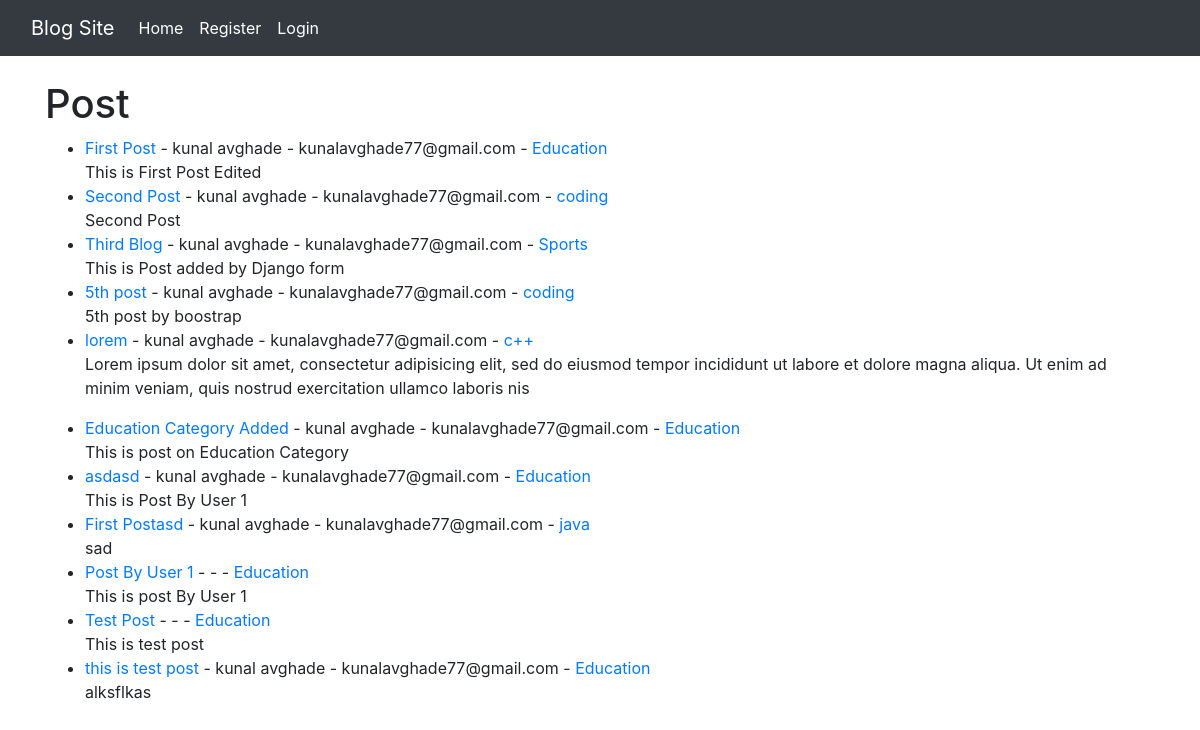
The page / on the database its author committed.
### blog/models.py (models this page shows, shortened)
class Post(models.Model):
	title = models.CharField(max_length=25)
	author = models.ForeignKey(User, on_delete=models.CASCADE)
	body = models.TextField()
	post_date = models.DateField(auto_now_add=True)
	catagory = models.CharField(max_length=255, default = "coding")

### blog/views.py (the view)
# urls.py: path('', HomeView.as_view(), name='home'),
class HomeView(ListView):
	model = Post
	template_name = 'home.html'

### blog/templates/home.html (shortened to what this page needs)
{% extends 'base.html' %}
{% block content %}
<h1> Post </h1>
<ul>
{% for p in object_list %}
	<li> <a href="{% url 'article_details' p.pk %}">{{p.title}}</a> - {{p.author.first_name}} {{p.author.last_name}} - {{p.author.email}} - <a href="{% url 'catagory' p.catagory %}">{{ p.catagory }}</a>
		<br> {{p.body | slice:"0:200" | safe}}
	</li>
{% endfor %}
</ul>
{% endblock %}

### blog/templates/base.html (shortened to what this page needs)
<!doctype html>
<html lang="en">
<head>
    <link rel="stylesheet" href="https://cdn.jsdelivr.net/npm/bootstrap@4.3.1/dist/css/bootstrap.min.css">
</head>
<body>
    <nav class="navbar navbar-expand-lg navbar-dark bg-dark">
        <div class="container-fluid">
            <a class="navbar-brand" href="#">Blog Site</a>
            <div class="collapse navbar-collapse" id="navbarSupportedContent">
                <ul class="navbar-nav me-auto mb-2 mb-lg-0">
                    <li class="nav-item">
                        <a class="nav-link active" aria-current="page" href="{% url 'home' %}">Home</a>
                    </li>
                    {% if user.is_authenticated %}
                    <li class="nav-item">
                        <a class="nav-link active" aria-current="page" href="{% url 'add_post' %}">Add Post</a>
                    </li>
                    <li class="nav-item">
                        <a class="nav-link active" aria-current="page" href="{% url 'logout' %}"> Logout </a>
                    </li>
                    <li class="nav-item">
                        <a class="nav-link active" aria-current="page" href="{% url 'addcatagory' %}"> Add Catagory </a>
                    </li>
                    {% else %}
                    <li class="nav-item">
                        <a class="nav-link active" aria-current="page" href="{% url 'register' %}">Register</a>
                    </li>
                    <li class="nav-item">
                        <a class="nav-link active" aria-current="page" href="{% url 'login' %}"> Login </a>
                    </li>
                    {% endif %}
                </ul>
            </div>
        </div>
    </nav>
    <br>
    <div class="container">
        {% block content %} {% endblock %}
    </div>
</body>
</html>

### rows shown on the page
Post: title "First Post", author.first_name "kunal", author.last_name "avghade", author.email "kunalavghade77@gmail.com", catagory "Education", body "This is First Post Edited"
Post: title "Second Post", author.first_name "kunal", author.last_name "avghade", author.email "kunalavghade77@gmail.com", catagory "coding", body "Second Post"
Post: title "Third Blog", author.first_name "kunal", author.last_name "avghade", author.email "kunalavghade77@gmail.com", catagory "Sports", body "This is Post added by Django form"
Post: title "5th post", author.first_name "kunal", author.last_name "avghade", author.email "kunalavghade77@gmail.com", catagory "coding", body "5th post by boostrap"
Post: title "lorem", author.first_name "kunal", author.last_name "avghade", author.email "kunalavghade77@gmail.com", catagory "c++", body "Lorem ipsum dolor sit amet, consectetur adipisicing elit, sed do eiusmod tempor incididunt ut labore et dolore magna aliqua. Ut enim ad minim veniam, quis nostrud exercitation ullamco laboris nis"
Post: title "Education Category Added", author.first_name "kunal", author.last_name "avghade", author.email "kunalavghade77@gmail.com", catagory "Education", body "This is post on Education Category"
Post: title "asdasd", author.first_name "kunal", author.last_name "avghade", author.email "kunalavghade77@gmail.com", catagory "Education", body "This is Post By User 1"
Post: title "First Postasd", author.first_name "kunal", author.last_name "avghade", author.email "kunalavghade77@gmail.com", catagory "java", body "sad"
Post: title "Post By User 1", catagory "Education", body "This is post By User 1"
Post: title "Test Post", catagory "Education", body "This is test post"
Post: title "this is test post", author.first_name "kunal", author.last_name "avghade", author.email "kunalavghade77@gmail.com", catagory "Education", body "alksflkas"
